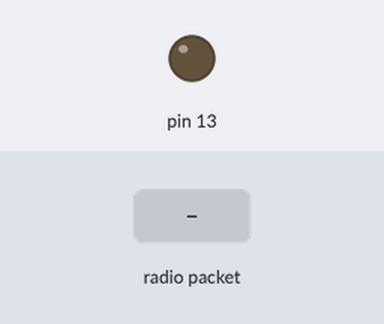
Bench run of a sketch on a simulated Arduino Uno, built with avr-gcc and run on an emulated ATmega328P. On the bench: output pins drawn as LEDs (lit = HIGH). Inputs (shaded band) come from the test bench. No radio packets arrive unless stated; what the sketch prints to the serial monitor is not drawn.

Above: at 1.2 s.
1.3 s: radio packet "0" arrives
At 2.3 s:
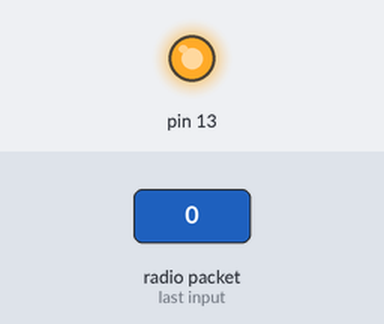
2.8 s: radio packet "1" arrives
At 3.5 s:
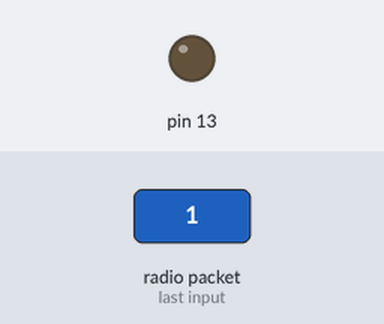
Timing chart, 0 to 5.8 s (numbered marks = the images above; inputs shaded):
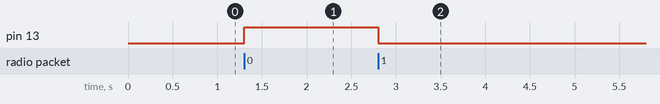

Measured:
- after the input at 1.3 s, pin 13: LOW → HIGH at once
- after the input at 2.8 s, pin 13: HIGH → LOW at once

The sketch:

RF_Receiver.ino
```cpp
//simple Tx on pin D12
//Written By : Mohannad Rawashdeh
// 3:00pm , 13/6/2013
//http://www.genotronex.com/
//..................................
#include <VirtualWire.h>
void setup()
{
    Serial.begin(9600);	  // Debugging only
    Serial.println("setup");
    vw_set_ptt_inverted(true); // Required for DR3100
    vw_set_rx_pin(12);
    vw_setup(4000);  // Bits per sec
    pinMode(13, OUTPUT);

    vw_rx_start();       // Start the receiver PLL running
}
    void loop()
{
    uint8_t buf[VW_MAX_MESSAGE_LEN];
    uint8_t buflen = VW_MAX_MESSAGE_LEN;

    if (vw_get_message(buf, &buflen)) // Non-blocking
    {
      int i;
      char letra;
      if(buf[0]=='1'){
        digitalWrite(13,0);
      }
     if(buf[0]=='0'){
        digitalWrite(13,1);
      }
      Serial.print("Got: ");

	for (i = 0; i < buflen; i++)
	{
	    Serial.print(buf[i], HEX);
            Serial.print(" ");
            letra=hexNibbleToChar(buf[i]);
            Serial.print(letra);
	    Serial.println(" ");
	}
	Serial.println("");
    }
}

char hexNibbleToChar(char nibble)
{
  if (nibble >= '0' && nibble <= '9')
    return nibble - '0';
  else if (nibble >= 'a' && nibble <= 'f')
    return 10 + nibble - 'a';
  else
    return 10 + nibble - 'A';
}
```
